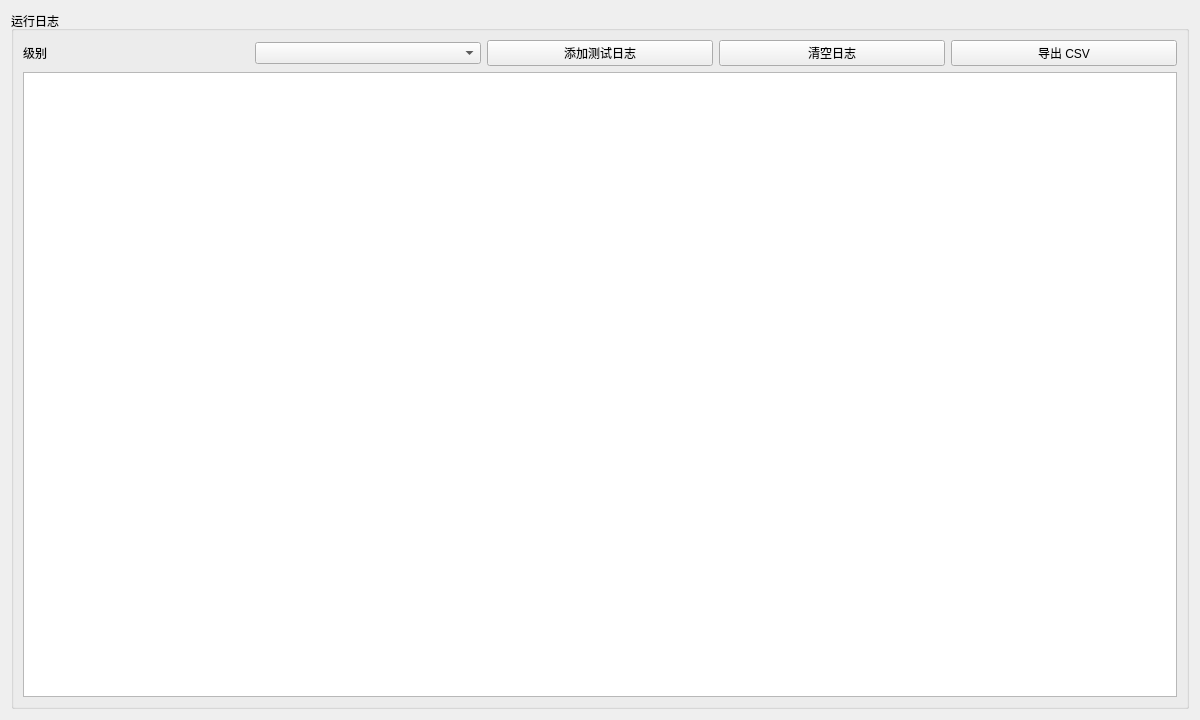
<?xml version="1.0" encoding="UTF-8"?>
<ui version="4.0">
 <class>LogPage</class>
 <widget class="QWidget" name="LogPage">
  <property name="geometry"><rect><x>0</x><y>0</y><width>1200</width><height>720</height></rect></property>
  <layout class="QVBoxLayout" name="verticalLayout">
   <item>
    <widget class="QGroupBox" name="logGroup">
     <property name="title"><string>运行日志</string></property>
     <layout class="QVBoxLayout" name="logLayout">
      <item>
       <layout class="QHBoxLayout" name="toolbarLayout">
        <item><widget class="QLabel" name="levelLabel"><property name="text"><string>级别</string></property></widget></item>
        <item><widget class="QComboBox" name="levelCombo"/></item>
        <item><widget class="QPushButton" name="addLogButton"><property name="text"><string>添加测试日志</string></property></widget></item>
        <item><widget class="QPushButton" name="clearLogButton"><property name="text"><string>清空日志</string></property></widget></item>
        <item><widget class="QPushButton" name="exportLogButton"><property name="text"><string>导出 CSV</string></property></widget></item>
       </layout>
      </item>
      <item><widget class="QTableWidget" name="logTable"/></item>
     </layout>
    </widget>
   </item>
  </layout>
 </widget>
 <resources/>
 <connections/>
</ui>
